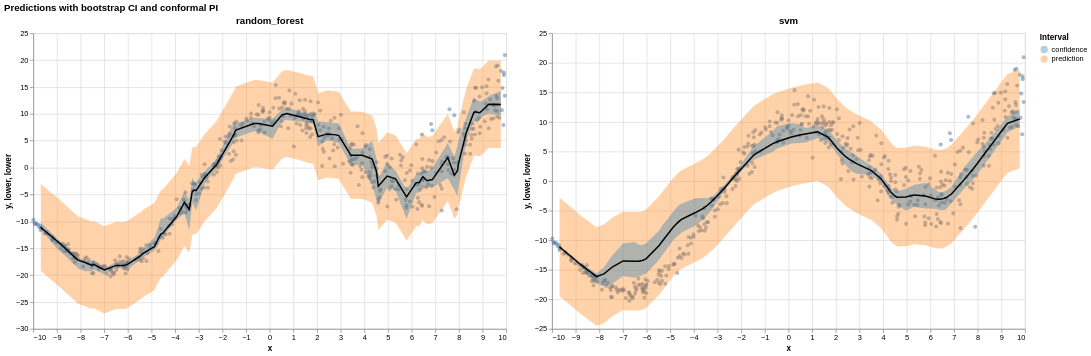

The code cell stored with this chart in its notebook:
### Markdown cell above
## Visualize the comparison

`plot_intervals` renders one small-multiples panel per model: the data scatter,
the bootstrap confidence band, the conformal prediction band, and the regression line.

### Code cell
plot_intervals(data, report)
